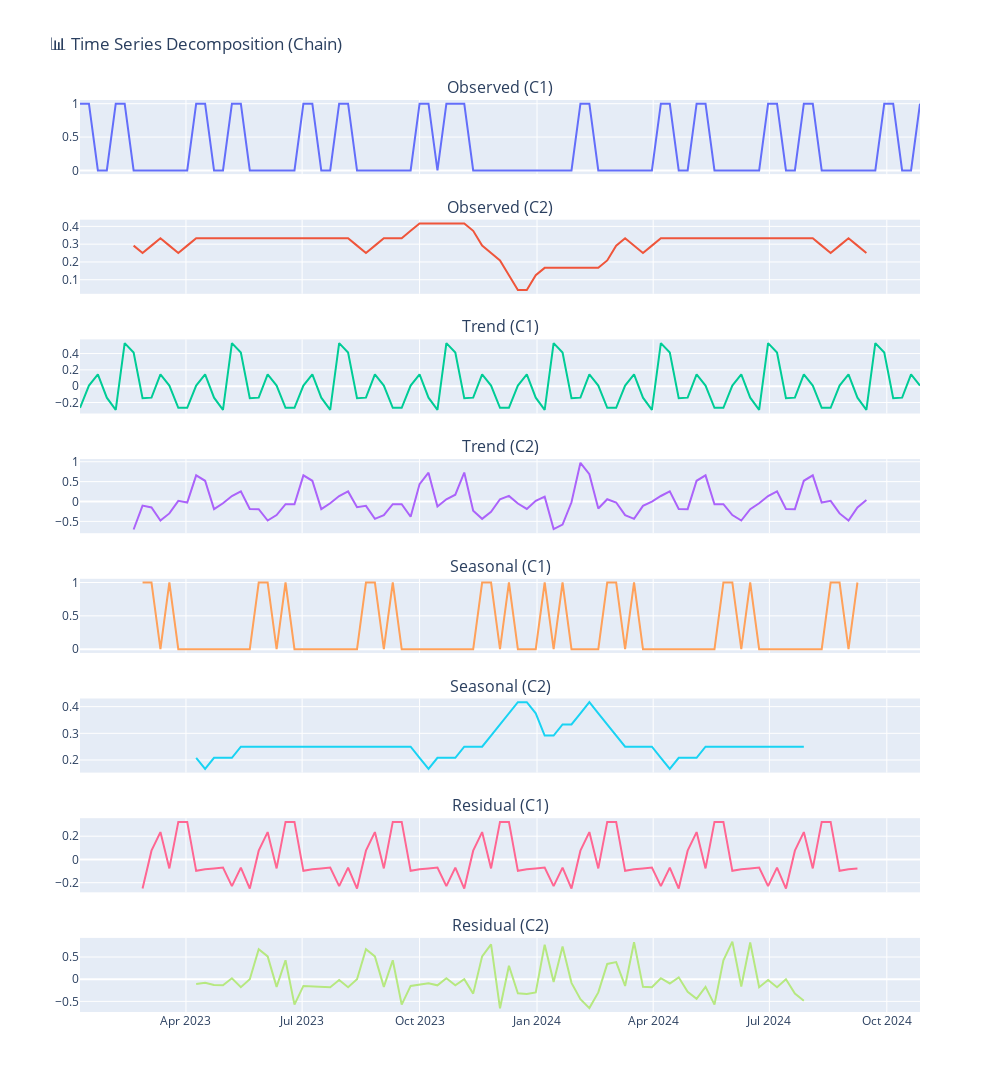
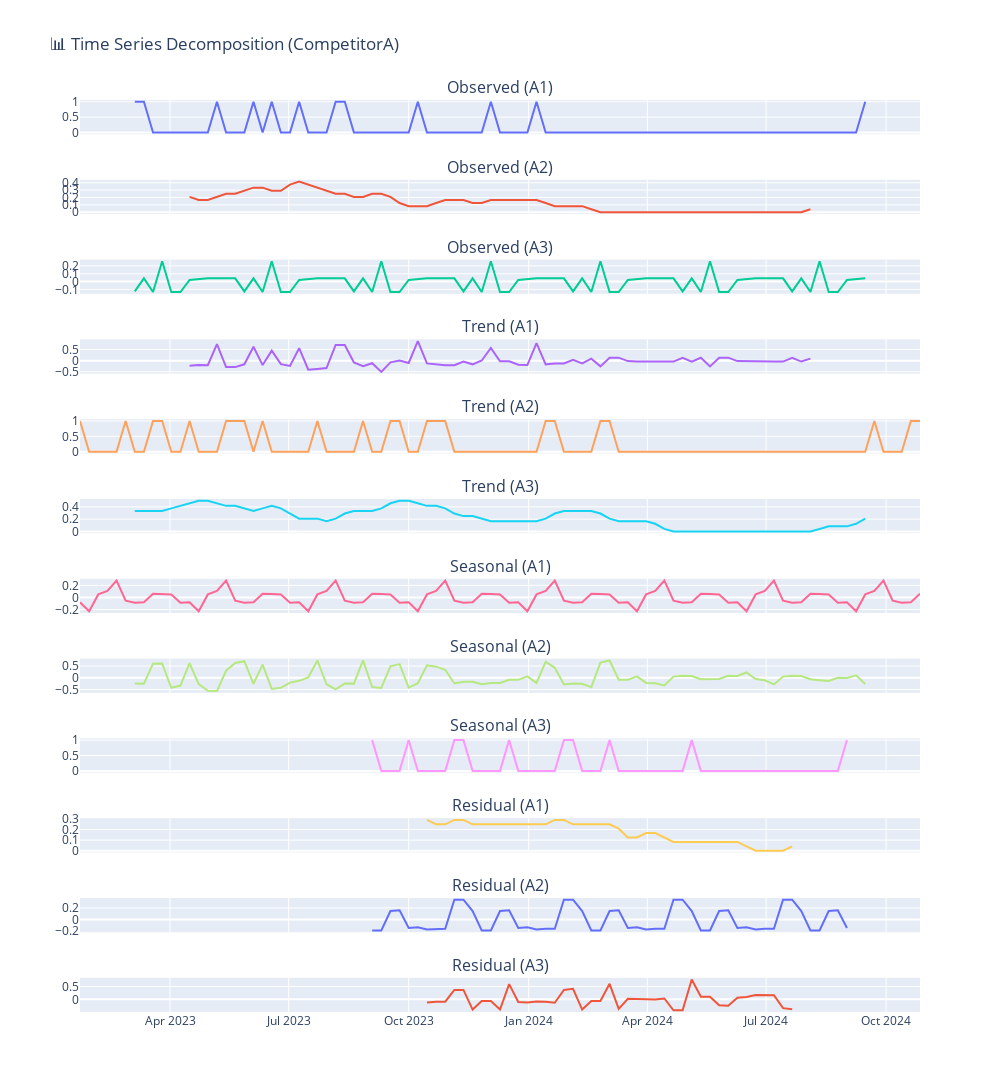

These figures' notebook cell, in order:
### Code cell
# This script analyzes and compares the campaign activity patterns of two competitors over time.
# It decomposes the weekly frequency of each campaign into trend, seasonal, and residual components to better understand the temporal behavior and strategy behind each campaign.
# The decomposition results are visualized to help identify patterns, shifts, or anomalies in how campaigns are launched and evolve over time for both the 'chain' and 'competitorA'.

chain_data = df2[df2['competitor'] == 'chain']
competitorA_data = df2[df2['competitor'] == 'competitorA']

# Function to decompose time series for each campaign
def decompose_campaign_data(data, campaign_column, period=12):
    # Group by campaign and resample weekly
    campaign_data = data.groupby(campaign_column).resample('W', on='start_date').size().fillna(0)
    
    # Store decomposition results per campaign
    decomposition_results = {}
    for campaign, series in campaign_data.groupby(level=0):
        weekly_counts = series.droplevel(0)
        decomposition = seasonal_decompose(weekly_counts, model='additive', period=period)
        decomposition_results[campaign] = decomposition
        
    return decomposition_results

# Decompose data for 'chain'
chain_decompositions = decompose_campaign_data(chain_data, 'chain_campaign', period=12)

# Decompose data for 'competitorA'
competitorA_decompositions = decompose_campaign_data(competitorA_data, 'chain_campaign', period=12)

# Function to plot decomposition results
def plot_decompositions(decompositions, title):
    # Total number of campaigns
    num_campaigns = len(decompositions)
    
    # Create subplots: 4 rows per campaign (Observed, Trend, Seasonal, Residual)
    fig = make_subplots(
        rows=num_campaigns * 4, cols=1, shared_xaxes=True,
        subplot_titles=[f"Observed ({campaign})" for campaign in decompositions.keys()] + 
                       [f"Trend ({campaign})" for campaign in decompositions.keys()] +
                       [f"Seasonal ({campaign})" for campaign in decompositions.keys()] +
                       [f"Residual ({campaign})" for campaign in decompositions.keys()],
        vertical_spacing=0.05
    )
    
    # Add traces for each component
    row = 1
    for campaign, decomposition in decompositions.items():
        fig.add_trace(go.Scatter(x=decomposition.observed.index, y=decomposition.observed, name=f"Observed ({campaign})"), row=row, col=1)
        row += 1
        fig.add_trace(go.Scatter(x=decomposition.trend.index, y=decomposition.trend, name=f"Trend ({campaign})"), row=row, col=1)
        row += 1
        fig.add_trace(go.Scatter(x=decomposition.seasonal.index, y=decomposition.seasonal, name=f"Seasonal ({campaign})"), row=row, col=1)
        row += 1
        fig.add_trace(go.Scatter(x=decomposition.resid.index, y=decomposition.resid, name=f"Residual ({campaign})"), row=row, col=1)
        row += 1
    
    # Final layout adjustments
    fig.update_layout(
        height=800 * num_campaigns, width=1000, title_text=title,
        showlegend=False
    )
    fig.show()

# Plot decompositions for 'chain'
plot_decompositions(chain_decompositions, "📊 Time Series Decomposition (Chain)")

# Plot decompositions for 'competitorA'
plot_decompositions(competitorA_decompositions, "📊 Time Series Decomposition (CompetitorA)")
